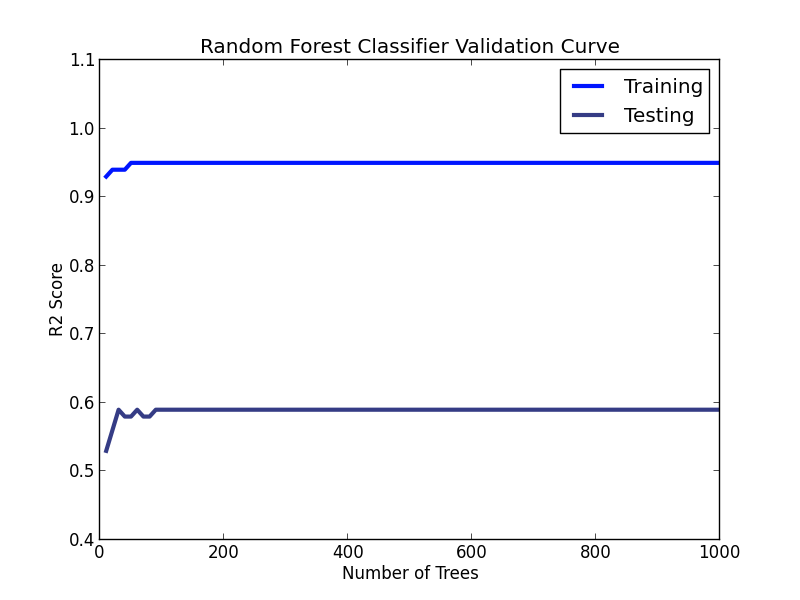

The script that drew this image:
import matplotlib.pyplot as plt
import numpy as np
from numpy import random

##Put the series you want to plot in the double array data. Put the series labels in the labels array
##Right now, all y_data series must use the same x_series


x_data = [10, 20, 30, 40, 50, 60, 70, 80, 90, 100, 300, 500, 1000]
y_data = [[0.93, 0.94, 0.94, 0.94, 0.95, 0.95, 0.95, 0.95, 0.95, 0.95, 0.95, 0.95, 0.95], 
		  [0.53, 0.56, 0.59, 0.58, 0.58, 0.59, 0.58, 0.58, 0.59, 0.59, 0.59, 0.59, 0.59]]
labels = ['Training', 'Testing']
color = ['#0015ff', '#353c85', '#33FF00', '#439130', '#FF0000', '#9C2F2F', '#EA00FF', '#85348C']
for i in np.arange(0,len(y_data)):
	plt.plot(x_data, y_data[i], color[i], label=labels[i], linewidth=3)

plt.title('Random Forest Classifier Validation Curve')
plt.xlabel('Number of Trees')
plt.ylabel('R2 Score')
plt.ylim([0.4, 1.1])
plt.legend(loc='best')
plt.show()
